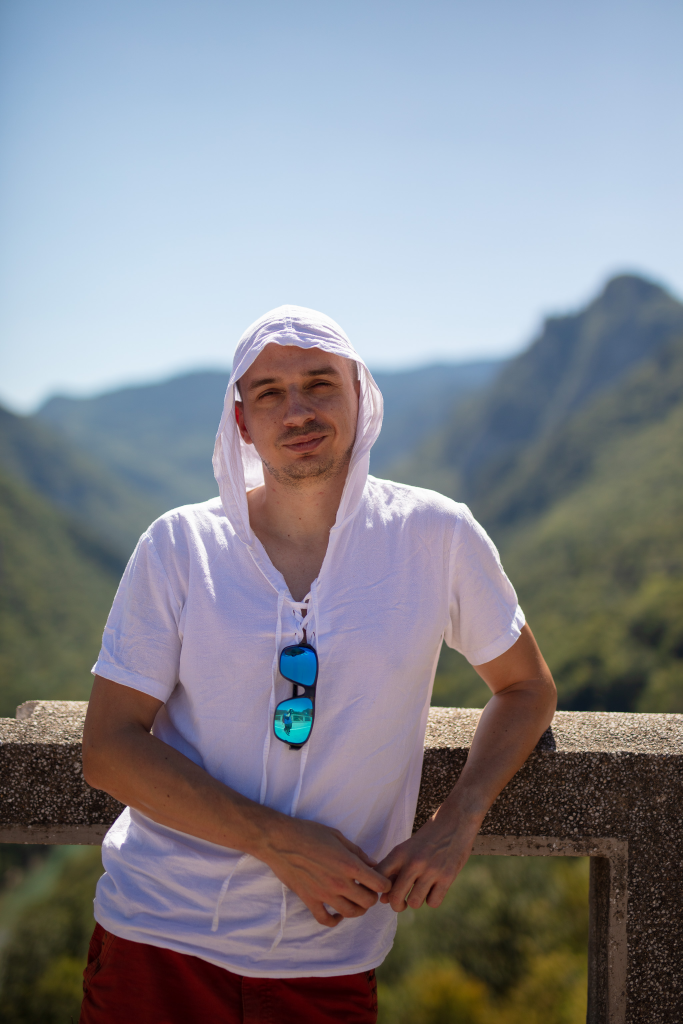
#> input picture image_processor/portrait0.jpg, 2048 x 3072 px (shown at 1/3 size)
$ python process_colors.py portrait0.jpg
#> lines starting #> are read from the running program, lines starting #| are printed output that depends on the picture; after the words box and inside, x2 and y2 are one past the last pixel; in counts of white or black regions, pixels touching at a corner belong together
#!/usr/bin/env python3
# -*- coding: utf-8 -*-
"""
process_colors.py — v1.1.1
Split an image into strict one-hot layers and save a label index map.

Outputs:
  <out>/labels.png              — label index map (uint8, 0..K-1)
  <out>/labels.npy              — same map as NumPy array
  <out>/palette.json            — actually used palette (name, rgb, index)
  <out>/layer_<idx>_<name>.png  — one-hot masks (0/255)
"""

import argparse
import json
from pathlib import Path
from typing import List, Tuple

import numpy as np
import cv2
from PIL import Image


def load_image_rgb(path: str) -> np.ndarray:
    img = cv2.imread(path, cv2.IMREAD_COLOR)
    if img is None:
        raise ValueError(f"Cannot load image: {path}")
    return cv2.cvtColor(img, cv2.COLOR_BGR2RGB)


def kmeans_palette(img_rgb: np.ndarray, k: int, samples: int = 200000, seed: int = 1) -> np.ndarray:
    """Estimate a K-color palette by KMeans over a pixel subsample (RGB, uint8)."""
    h, w, _ = img_rgb.shape
    N = h * w
    rs = np.random.RandomState(seed)
    if N > samples:
        idx = rs.choice(N, size=samples, replace=False)
        sample = img_rgb.reshape(-1, 3)[idx].astype(np.float32)
    else:
        sample = img_rgb.reshape(-1, 3).astype(np.float32)

    criteria = (cv2.TERM_CRITERIA_EPS + cv2.TERM_CRITERIA_MAX_ITER, 30, 1.0)
    flags = cv2.KMEANS_PP_CENTERS
    # Note: OpenCV's Python API accepts positional args; named args may vary by build.
    _, labels, centers = cv2.kmeans(sample, K=k, bestLabels=None, criteria=criteria, attempts=3, flags=flags)
    return centers.astype(np.uint8)  # RGB


def palette_from_json(path: str) -> Tuple[np.ndarray, List[str]]:
    """Load palette RGBs and names from JSON produced by the analyzer or a generic palette file."""
    with open(path, "r", encoding="utf-8") as f:
        data = json.load(f)

    if "recommended_colors" in data:
        items = sorted(data["recommended_colors"], key=lambda x: x.get("position", 1e9))
        rgb, names = [], []
        for it in items:
            names.append(str(it.get("name", f"color_{len(names)}")))
            rgb.append(it["rgb"])
        return np.array(rgb, dtype=np.uint8), names
    elif "palette" in data:
        rgb = [c["rgb"] for c in data["palette"]]
        names = [str(c.get("name", f"color_{i}")) for i, _ in enumerate(rgb)]
        return np.array(rgb, dtype=np.uint8), names
    else:
        raise ValueError(f"Unsupported palette JSON structure: {path}")


def assign_labels(img_rgb: np.ndarray, palette_rgb: np.ndarray) -> np.ndarray:
    """Assign each pixel the index of the nearest palette color in RGB (L2)."""
    h, w, _ = img_rgb.shape
    img_flat = img_rgb.reshape(-1, 3).astype(np.int16)
    pal = palette_rgb.astype(np.int16)  # [K,3]
    diff = img_flat[:, None, :] - pal[None, :, :]
    dist2 = np.sum(diff * diff, axis=2)
    labels = np.argmin(dist2, axis=1).astype(np.uint8)
    return labels.reshape(h, w)


def default_color_names(k: int) -> List[str]:
    base = ["red", "green", "blue", "black"]
    return [base[i] if i < len(base) else f"color_{i}" for i in range(k)]


def save_labels_png(path: Path, labels: np.ndarray) -> None:
    Image.fromarray(labels.astype(np.uint8), mode="L").save(str(path))


def main():
    ap = argparse.ArgumentParser(description="One-hot color layer generator with labels output")
    ap.add_argument("input", help="Input image")
    ap.add_argument("-o", "--output", default="layers", help="Output directory")
    ap.add_argument(
        "-m",
        "--mode",
        choices=["adaptive", "palette"],
        default="adaptive",
        help="adaptive: KMeans; palette: load palette JSON",
    )
    ap.add_argument("-n", "--colors", type=int, default=4, help="Number of colors for adaptive")
    ap.add_argument("--palette", help="Palette JSON (from analyze_colors.py) for mode=palette")
    ap.add_argument("--edges-only", action="store_true", help="Kept for pipeline compatibility (ignored)")
    args = ap.parse_args()

    out_dir = Path(args.output).absolute()
    out_dir.mkdir(parents=True, exist_ok=True)

    print("[process_colors] v1.1.1")
    print(f"[process_colors] Input: {args.input}")
    print(f"[process_colors] Output dir: {out_dir}")

    img_rgb = load_image_rgb(args.input)
#> in load_image_rgb, img is the input picture: shape (3072, 2048, 3); mean B, G, R 142.9, 134.6, 133.4
    h, w, _ = img_rgb.shape
#> h = 3072; w = 2048
    print(f"[process_colors] Size: {w}x{h}")
#| [process_colors] Size: 2048x3072

    # Palette
    if args.mode == "palette":
        if not args.palette:
            raise ValueError("Mode 'palette' requires --palette JSON")
        palette_rgb, names = palette_from_json(args.palette)
        K = len(palette_rgb)
        if args.colors and args.colors != K:
            print(f"[WARN] --colors={args.colors} ignored; palette has {K} entries.")
    else:
        K = int(args.colors) if args.colors else 4
        # Note: function parameter is named `k`, not `K`.
        palette_rgb = kmeans_palette(img_rgb, k=K)
#> in kmeans_palette, `_, labels, centers = cv2.kmeans(sample, K=k, bestLabels=None, criteria..`: centers = [[189.5, 209.2, 230.7], [61.16, 42.5, 28.65], [100.2, 94.49, 89.24], [146.6, 144.2, 167.2]]
#> palette_rgb = [[189, 209, 230], [61, 42, 28], [100, 94, 89], [146, 144, 167]]
        names = default_color_names(K)

    # Label assignment
    labels = assign_labels(img_rgb, palette_rgb)
#> in assign_labels, `pal = palette_rgb.astype(np.int16)`: pal has the same summary as palette_rgb in main
#> in assign_labels, `return labels.reshape(h, w)`:
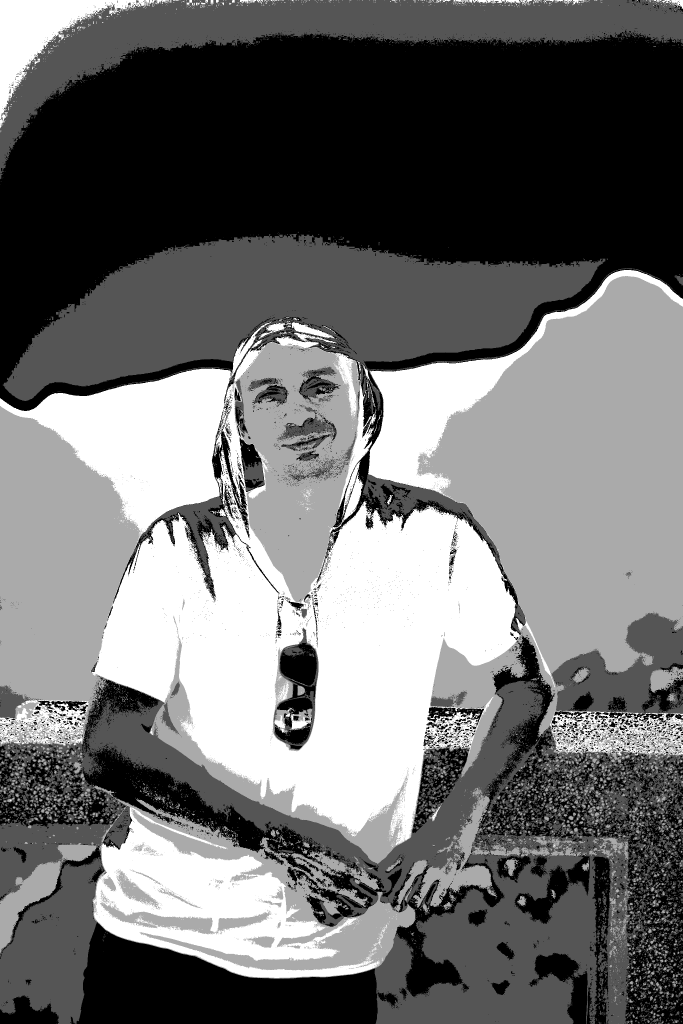
#> returned value: shape (3072, 2048) (shown at 1/3 size); min 0, max 3, mean 1.31; drawn with min black and max white

    # Summary
    total = labels.size
#> total = 6291456
    print("[process_colors] Class distribution:")
    for i in range(K):
        cnt = int((labels == i).sum())
        p = 100.0 * cnt / total if total else 0.0
        rgb = tuple(int(v) for v in palette_rgb[i])
        nm = names[i] if i < len(names) else f"color_{i}"
        print(f"  [{i}] {nm:12s}  {rgb}  pixels={cnt:8d}  {p:5.1f}%")
#> this loop made 4 passes
#> (cnt, p, rgb) on passes 1 to 4: (2039137, 32.41, (189, 209, 230)), (1558672, 24.77, (61, 42, 28)), (1402307, 22.29, (100, 94, 89)), (1291340, 20.53, (146, 144, 167))
#|   [0] red           (189, 209, 230)  pixels= 2039137   32.4%
#|   [1] green         (61, 42, 28)  pixels= 1558672   24.8%
#|   [2] blue          (100, 94, 89)  pixels= 1402307   22.3%
#|   [3] black         (146, 144, 167)  pixels= 1291340   20.5%

    # Save label maps
    labels_png = out_dir / "labels.png"
    labels_npy = out_dir / "labels.npy"
    save_labels_png(labels_png, labels)
    np.save(str(labels_npy), labels.astype(np.uint8))
    print(f"[process_colors] Saved labels PNG: {labels_png}")
    print(f"[process_colors] Saved labels NPY: {labels_npy}")

    # Save palette JSON
    pal_json = out_dir / "palette.json"
    palette_dump = {
        "colors": [
            {
                "index": int(i),
                "name": (names[i] if i < len(names) else f"color_{i}"),
                "rgb": [int(c) for c in palette_rgb[i].tolist()],
            }
            for i in range(K)
        ]
    }
    with open(pal_json, "w", encoding="utf-8") as f:
        json.dump(palette_dump, f, indent=2)
    print(f"[process_colors] Saved palette JSON: {pal_json}")

    # One-hot masks
    print("[process_colors] Saving one-hot masks...")
    for i in range(K):
        nm = names[i] if i < len(names) else f"color_{i}"
        mask = (labels == i).astype(np.uint8) * 255
        out_path = out_dir / f"layer_{i+1}_{nm}.png"
        ok = cv2.imwrite(str(out_path), mask)
        if not ok:
            raise RuntimeError(f"Failed to write mask: {out_path}")
#> this loop made 4 passes
#> pass 1, in main, `mask = (labels == i).astype(np.uint8) * 255`:
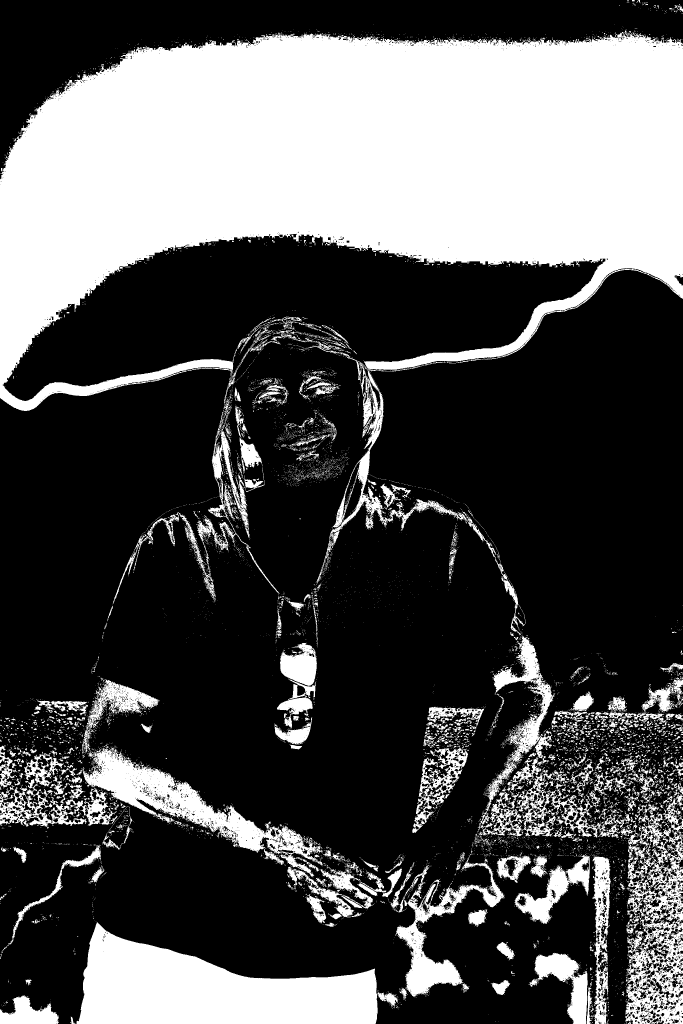
#> mask: shape (3072, 2048) (shown at 1/3 size); 32.4% white; 9895 white regions (9099 under 20 px), largest, box (x1, y1, x2, y2) and area: (0, 91, 2048, 1233) 1370542, (229, 2767, 1133, 3072) 162888, (248, 2240, 970, 2632) 58695
#> pass 2, in main, `mask = (labels == i).astype(np.uint8) * 255`:
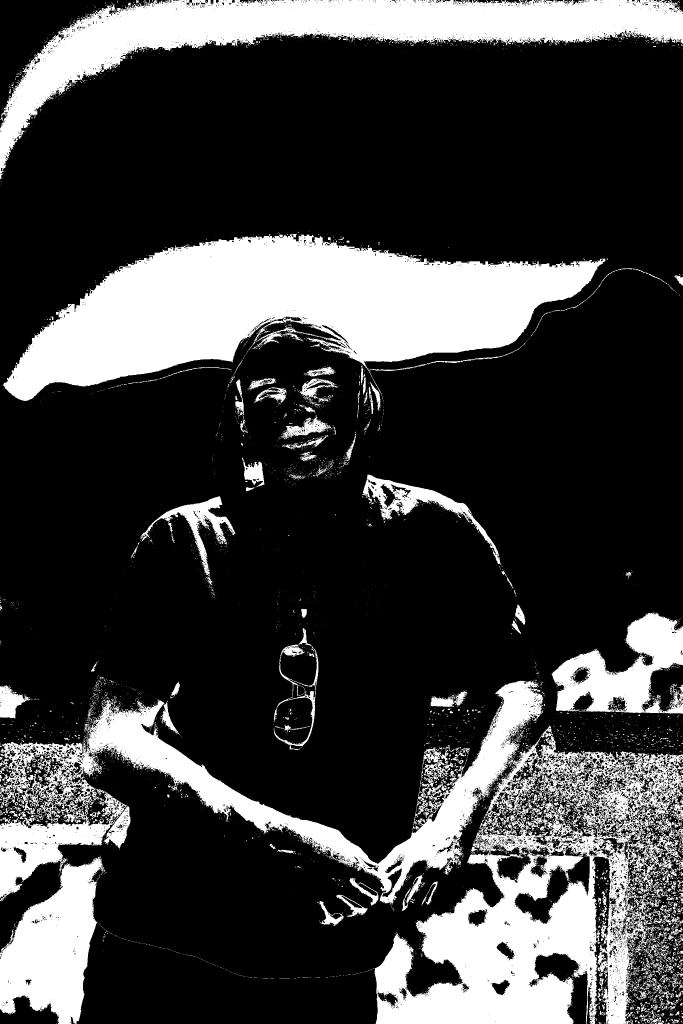
#> mask: shape (3072, 2048) (shown at 1/3 size); 24.8% white; 6410 white regions (5844 under 20 px), largest, box (x1, y1, x2, y2) and area: (8, 701, 1816, 1203) 463341, (1117, 2177, 2048, 3072) 327713, (0, 0, 2048, 520) 258675
#> pass 3, in main, `mask = (labels == i).astype(np.uint8) * 255`:
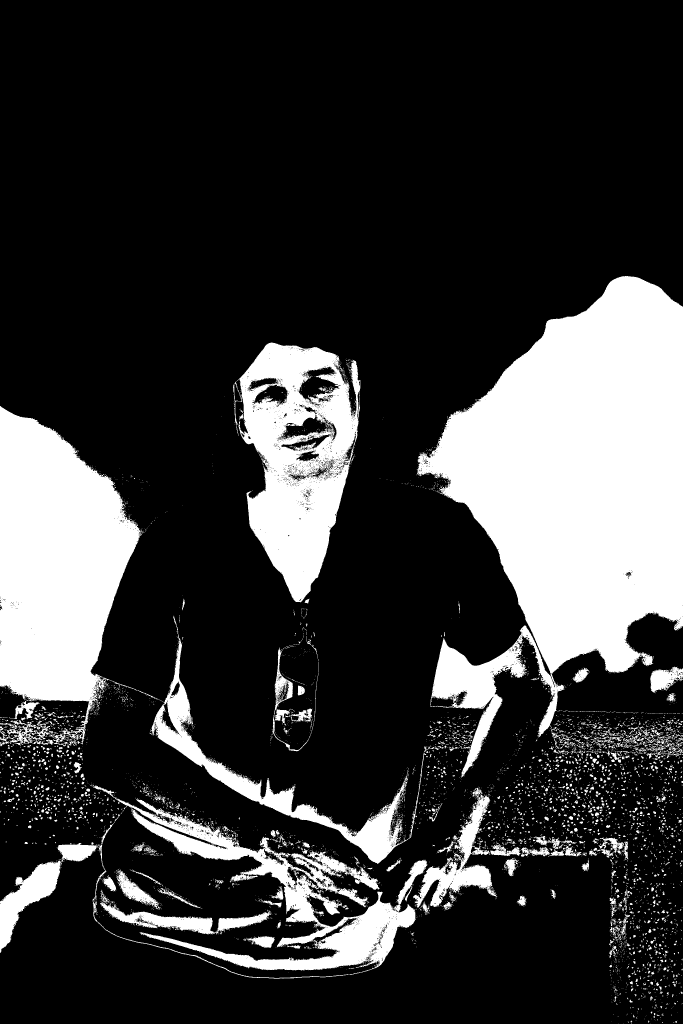
#> mask: shape (3072, 2048) (shown at 1/3 size); 22.3% white; 6245 white regions (5387 under 20 px), largest, box (x1, y1, x2, y2) and area: (1251, 828, 2048, 2333) 645118, (0, 1218, 434, 2239) 275618, (699, 1027, 1081, 1807) 161033
    print(f"[process_colors] Done. {K} layer files written to: {out_dir}")

    if args.edges_only:
        print("[process_colors] NOTE: --edges-only is ignored here (kept for pipeline compatibility).")


if __name__ == "__main__":
    main()
